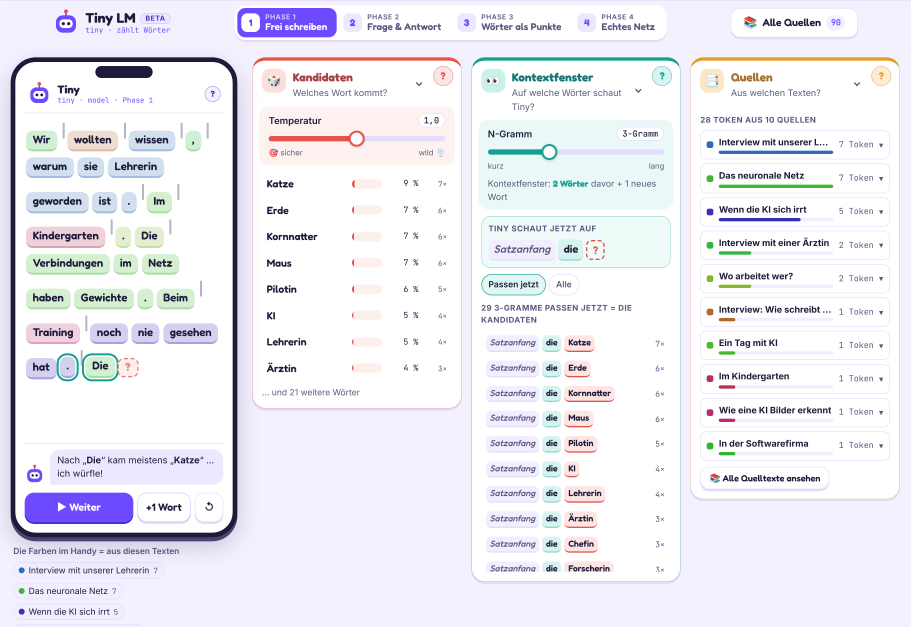
#> input picture MPSkills/tools/TinyLM/arbeitsblatt/bilder/p1-gesamt.png, 2732 x 1880 px (shown at 1/3 size); its folder holds 4 pictures in this run
$ python nummern.py
#> lines starting #> are read from the running program, lines starting #| are printed output that depends on the picture
# Setzt nummerierte Kreise auf die Gesamt-Screenshots (bilder/pN-gesamt.png -> bilder/pN-gesamt-nr.png).
# Koordinaten in Pixeln der 2732 x 1880 großen Bilder (Ansicht 1366 px, Faktor 2).
from PIL import Image, ImageDraw, ImageFont
import os
D = os.path.join(os.path.dirname(os.path.abspath(__file__)), 'bilder')
F = ImageFont.truetype('/usr/share/fonts/truetype/dejavu/DejaVuSans-Bold.ttf', 50)
K = 2.82
P = {
  'p1': [(25, 95), (285, 70), (515, 70), (748, 70), (762, 22)],
  'p2': [(25, 93), (282, 82), (515, 82), (748, 82), (748, 365)],
  'p3': [(40 / K * 1.366, 170 / K * 1.366), (575 / K * 1.366, 150 / K * 1.366), (1055 / K * 1.366, 150 / K * 1.366), (1535 / K * 1.366, 150 / K * 1.366)],
  'p4': [(25, 93), (282, 81), (282, 321), (515, 321), (748, 321)],
}
for name, pts in P.items():
    im = Image.open(f'{D}/{name}-gesamt.png').convert('RGB')
#> im is the input picture: PIL image 2732x1880 RGB; mean R, G, B 236, 235, 242.9
    d = ImageDraw.Draw(im)
    for i, (x, y) in enumerate(pts, 1):
        x, y, r = x * K, y * K, 44
        d.ellipse((x - r - 6, y - r - 6, x + r + 6, y + r + 6), fill='white')
        d.ellipse((x - r, y - r, x + r, y + r), fill='#6d4aff')
        d.text((x, y + 2), str(i), font=F, fill='white', anchor='mm')
    im.save(f'{D}/{name}-gesamt-nr.png')
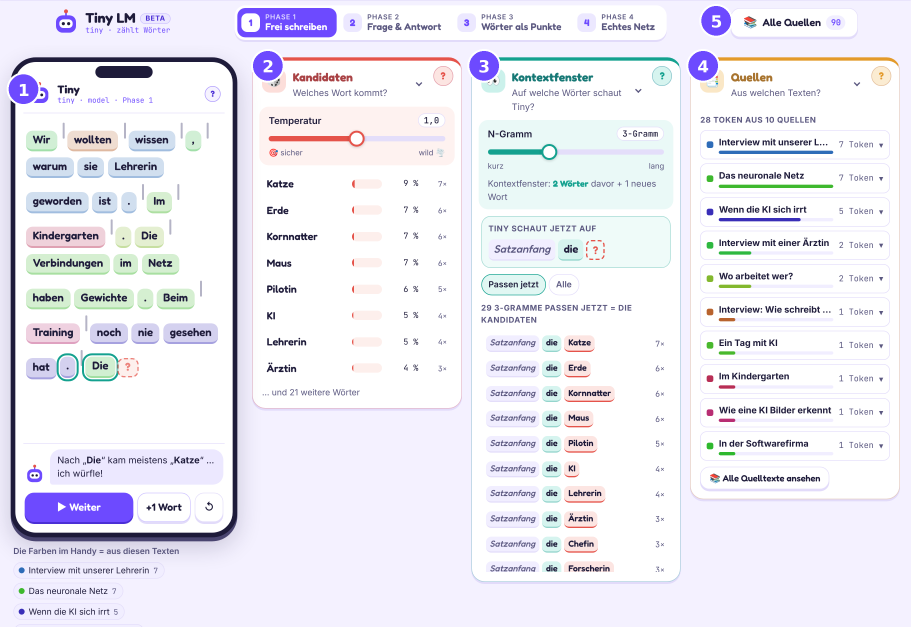
#> saved as p1-gesamt-nr.png: PIL image 2732x1880 RGB (shown at 1/3 size); mean R, G, B 235.3, 234.3, 243.1
    print('ok', name)
#> pass 2 of the loop `for name, pts in P.items():`:
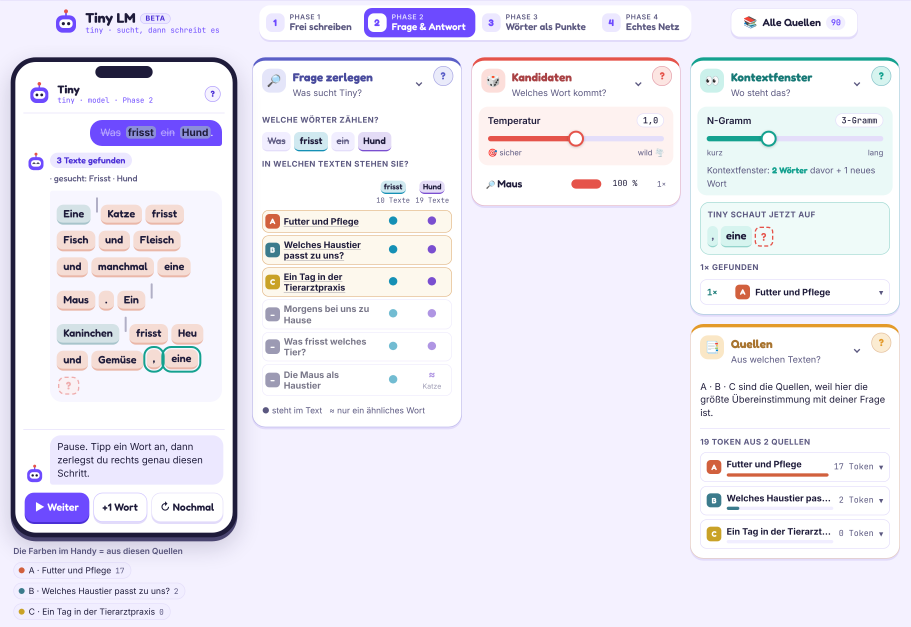
#> input picture MPSkills/tools/TinyLM/arbeitsblatt/bilder/p2-gesamt.png, 2732 x 1880 px (shown at 1/3 size)
#> im is the input picture: PIL image 2732x1880 RGB; mean R, G, B 236, 233.5, 243.6
#> `im.save(f'{D}/{name}-gesamt-nr.png')`:
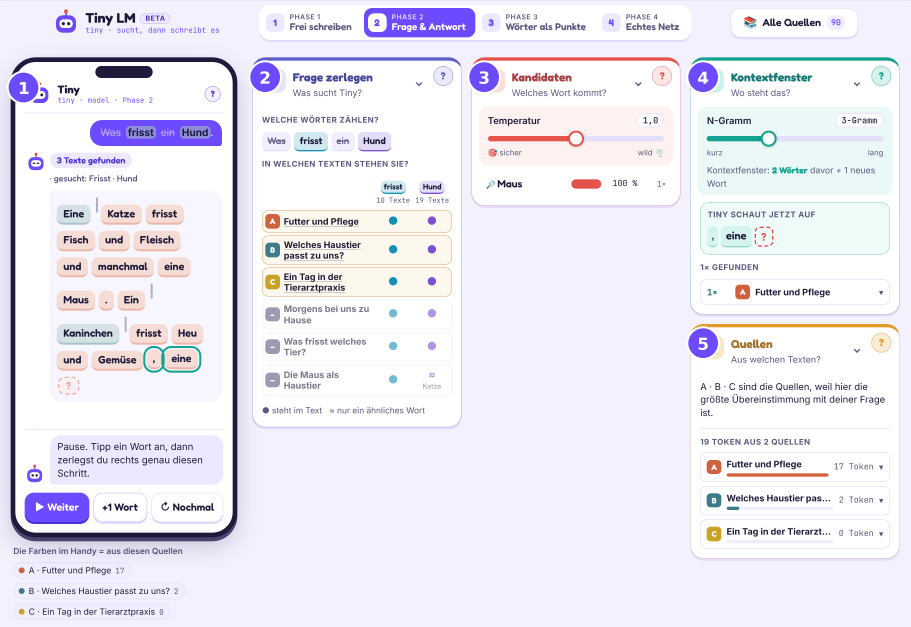
#> saved as p2-gesamt-nr.png: PIL image 2732x1880 RGB (shown at 1/3 size); mean R, G, B 235.3, 232.7, 243.8
#> pass 3 of the loop `for name, pts in P.items():`:
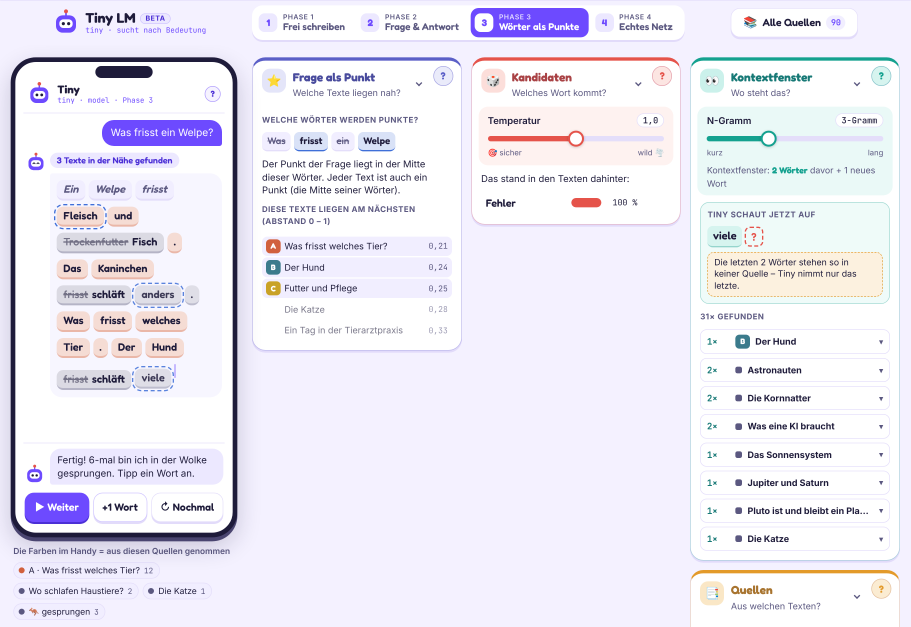
#> input picture MPSkills/tools/TinyLM/arbeitsblatt/bilder/p3-gesamt.png, 2732 x 1880 px (shown at 1/3 size)
#> im is the input picture: PIL image 2732x1880 RGB; mean R, G, B 235.7, 233.4, 244.1
#> `im.save(f'{D}/{name}-gesamt-nr.png')`:
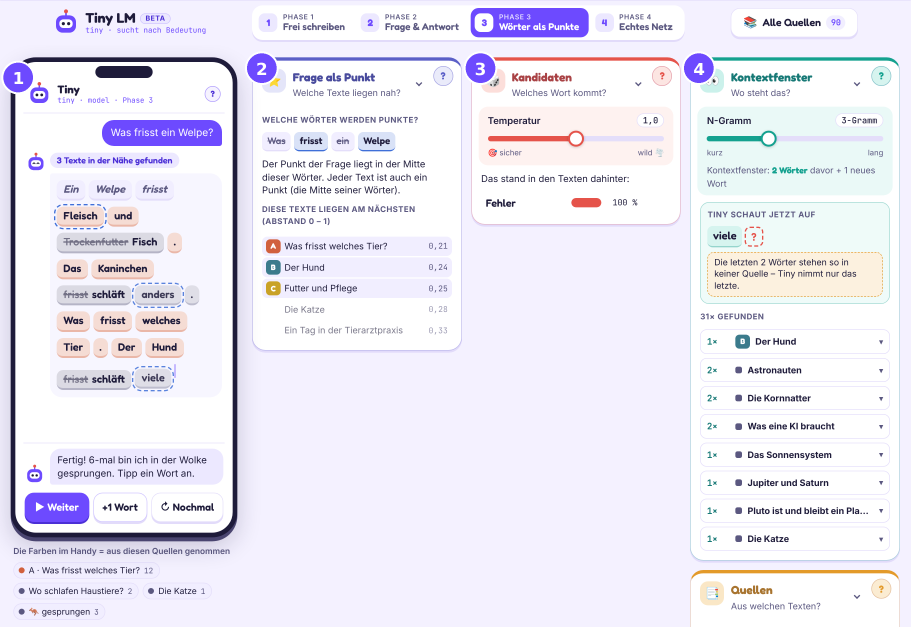
#> saved as p3-gesamt-nr.png: PIL image 2732x1880 RGB (shown at 1/3 size); mean R, G, B 235.2, 232.8, 244.2
#> the loop made 4 passes; the first 3 are shown
